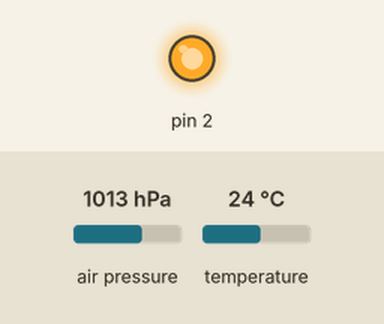
A sketch run on a simulated Arduino Uno, built with avr-gcc and run on an emulated ATmega328P. On the bench: output pins drawn as LEDs (lit = HIGH). The inputs (shaded band) are chosen by the test bench; at power-on: air pressure 1013 hPa, temperature 24 °C. What the sketch prints to the serial monitor is not drawn.

Above: at 0.1 s.
Timing chart, 0 to 1.6 s (numbered marks = the images above):
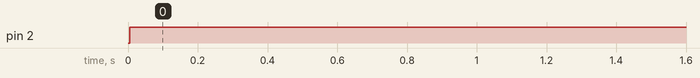

The sketch:

bmprelease_v1.ino
```cpp
/* Alvaro Bermudez
 * Projecto Cansat 2020 - Sistema de release utilizando el altimetro del sensor bmp280
 *
 * Resumen del codigo
 * El codigo lee altura cada segundo y determina si esta en un rango de altura y si esta bajando
 * Cuando las 3 condiciones se cumplen da una señal HIGH a un pin que esta conectado al cable de nicromio durante 5 segundos
 *
 * Se necesita añadir el codigo para que se active el audiobeacon/buzzer
 * Para hacer las pruebas modificar los rangos de altura para determinar si el codigo funciona como se desea
 *
 *
 */
/*Librerias y setups necesarios*/

#include <Wire.h>
#include <SPI.h>
#include <Adafruit_BMP280.h>

#define BMP_SCK  (13)
#define BMP_MISO (12)
#define BMP_MOSI (11)
#define BMP_CS   (10)

Adafruit_BMP280 bmp; // I2C
//Adafruit_BMP280 bmp(BMP_CS); // hardware SPI
//Adafruit_BMP280 bmp(BMP_CS, BMP_MOSI, BMP_MISO,  BMP_SCK);

void setup() {
  pinMode(2,OUTPUT);
  Serial.begin(9600);
  Serial.println(F("BMP280 test"));

  if (!bmp.begin()) {
    Serial.println(F("Could not find a valid BMP280 sensor, check wiring!"));
    while (1);
  }

  /* Default settings from datasheet. */
  bmp.setSampling(Adafruit_BMP280::MODE_NORMAL,     /* Operating Mode. */
                  Adafruit_BMP280::SAMPLING_X2,     /* Temp. oversampling */
                  Adafruit_BMP280::SAMPLING_X16,    /* Pressure oversampling */
                  Adafruit_BMP280::FILTER_X16,      /* Filtering. */
                  Adafruit_BMP280::STANDBY_MS_500); /* Standby time. */
}

float H_anterior = 0;
float H_actual = 0;

void loop() {
    Serial.print(bmp.readTemperature());                          /*no necesita leer temperatura y presion pero por si acaso*/
    Serial.print(bmp.readPressure());

    H_actual = bmp.readAltitude(1013.25);

    if (H_actual>100 && H_actual>H_anterior && H_actual<450);     /*necesita 3 condiciones para dar la señal HIGH*/
    {                                                             /*que este entre el rango de 100 a 450 metros y bajando*/
      digitalWrite(2,HIGH);
      delay(5000);
    }
    H_anterior = H_actual;                                        /*despues de que compara alturas reescribe la altura actual como la anterior para el siguiente ciclo*/
    Serial.println();
    delay(1000);                                                  /*delay 1 Hz*/
}
```

Measured:
- by itself, pin 2: LOW → HIGH at 0.01 s
